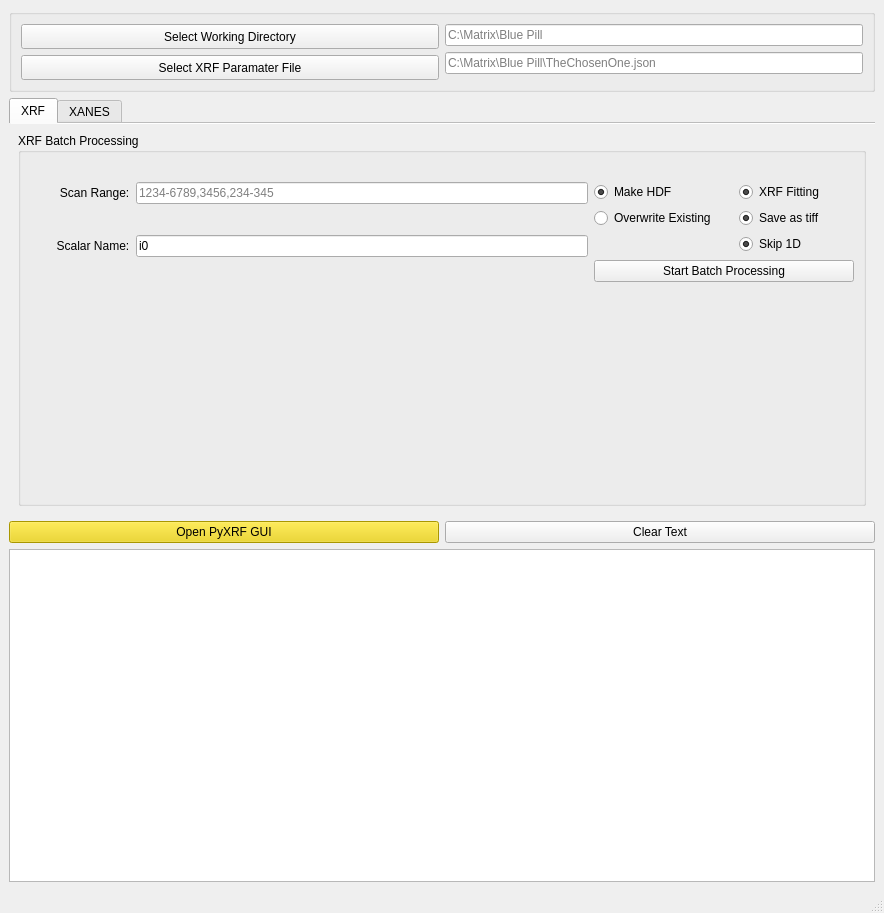
<?xml version="1.0" encoding="UTF-8"?>
<ui version="4.0">
 <author>Ajith</author>
 <class>MainWindow</class>
 <widget class="QMainWindow" name="MainWindow">
  <property name="geometry">
   <rect>
    <x>0</x>
    <y>0</y>
    <width>884</width>
    <height>913</height>
   </rect>
  </property>
  <property name="windowTitle">
   <string>MainWindow</string>
  </property>
  <property name="styleSheet">
   <string notr="true">QPushButton {
border: 1px solid #555;
border-radius: 5px;
background: qradialgradient(cx: 0.3, cy: -0.1,
fx: 0.7, fy: 0.1,
radius: 1, stop: 0 #fff, stop: 1 #888);
	background-color: rgb(188, 191, 185);
}

QProgressBar {
    border: 2px solid grey;
    border-radius: 5px;
}

QProgressBar::chunk {
    background-color: orange;
    width: 20px;
}

QProgressBar {
    border: 2px solid grey;
    border-radius: 5px;
    text-align: center;
}

QGroupBox:title {
    subcontrol-origin: margin;
    subcontrol-position:top  left;
}

QGroupBox { 
     border: 1.5px solid gray; 
     border-radius: 3px; 
	 font-size:18px;
	 font-weight: bold;
 } 

QPushButton:hover{ 
	background-color: rgb(255, 255, 0); 
	}

QPushButton:pressed{ 
	background-color: rgb(0,255, 0); 
	}

x</string>
  </property>
  <widget class="QWidget" name="centralwidget">
   <property name="styleSheet">
    <string notr="true"/>
   </property>
   <layout class="QGridLayout" name="gridLayout_14">
    <item row="1" column="0" colspan="2">
     <widget class="QTabWidget" name="tabWidget">
      <property name="enabled">
       <bool>true</bool>
      </property>
      <property name="autoFillBackground">
       <bool>false</bool>
      </property>
      <property name="styleSheet">
       <string notr="true"/>
      </property>
      <property name="currentIndex">
       <number>0</number>
      </property>
      <property name="documentMode">
       <bool>true</bool>
      </property>
      <widget class="QWidget" name="tab_2">
       <attribute name="title">
        <string>XRF</string>
       </attribute>
       <layout class="QGridLayout" name="gridLayout_13">
        <item row="0" column="0">
         <widget class="QGroupBox" name="groupBox_3">
          <property name="title">
           <string>XRF Batch Processing</string>
          </property>
          <layout class="QGridLayout" name="gridLayout_36">
           <item row="0" column="0">
            <widget class="QLabel" name="label_23">
             <property name="sizePolicy">
              <sizepolicy hsizetype="Preferred" vsizetype="Fixed">
               <horstretch>0</horstretch>
               <verstretch>0</verstretch>
              </sizepolicy>
             </property>
             <property name="text">
              <string/>
             </property>
            </widget>
           </item>
           <item row="2" column="0" rowspan="2">
            <layout class="QGridLayout" name="gridLayout_6">
             <property name="rightMargin">
              <number>0</number>
             </property>
             <item row="0" column="0">
              <widget class="QLabel" name="label_10">
               <property name="text">
                <string>        Scalar Name:</string>
               </property>
              </widget>
             </item>
             <item row="0" column="1">
              <widget class="QLineEdit" name="le_sclr_2">
               <property name="text">
                <string>i0</string>
               </property>
               <property name="placeholderText">
                <string>Fe_K</string>
               </property>
              </widget>
             </item>
            </layout>
           </item>
           <item row="1" column="0">
            <layout class="QGridLayout" name="gridLayout_11">
             <item row="0" column="0">
              <widget class="QLabel" name="label_22">
               <property name="sizePolicy">
                <sizepolicy hsizetype="Fixed" vsizetype="Fixed">
                 <horstretch>0</horstretch>
                 <verstretch>0</verstretch>
                </sizepolicy>
               </property>
               <property name="text">
                <string>         Scan Range:</string>
               </property>
              </widget>
             </item>
             <item row="0" column="1">
              <widget class="QLineEdit" name="le_XRFBatchSID">
               <property name="placeholderText">
                <string>1234-6789,3456,234-345</string>
               </property>
              </widget>
             </item>
            </layout>
           </item>
           <item row="3" column="1">
            <widget class="QPushButton" name="pb_xrf_start">
             <property name="sizePolicy">
              <sizepolicy hsizetype="Minimum" vsizetype="Fixed">
               <horstretch>0</horstretch>
               <verstretch>0</verstretch>
              </sizepolicy>
             </property>
             <property name="styleSheet">
              <string notr="true"/>
             </property>
             <property name="text">
              <string>  Start Batch Processing  </string>
             </property>
            </widget>
           </item>
           <item row="1" column="1" rowspan="2">
            <layout class="QGridLayout" name="gridLayout_35">
             <item row="0" column="0">
              <widget class="QRadioButton" name="rb_make_hdf">
               <property name="text">
                <string>Make HDF</string>
               </property>
               <property name="checked">
                <bool>true</bool>
               </property>
               <property name="autoExclusive">
                <bool>false</bool>
               </property>
              </widget>
             </item>
             <item row="1" column="0">
              <widget class="QRadioButton" name="rb_h5OverWrite">
               <property name="text">
                <string>Overwrite Existing     </string>
               </property>
               <property name="autoExclusive">
                <bool>false</bool>
               </property>
              </widget>
             </item>
             <item row="1" column="1">
              <widget class="QRadioButton" name="rb_saveXRFTiff">
               <property name="text">
                <string>Save as tiff         </string>
               </property>
               <property name="checked">
                <bool>true</bool>
               </property>
               <property name="autoExclusive">
                <bool>false</bool>
               </property>
              </widget>
             </item>
             <item row="0" column="1">
              <widget class="QRadioButton" name="rb_xrf_fit">
               <property name="text">
                <string>XRF Fitting</string>
               </property>
               <property name="checked">
                <bool>true</bool>
               </property>
               <property name="autoExclusive">
                <bool>false</bool>
               </property>
              </widget>
             </item>
             <item row="2" column="1">
              <widget class="QRadioButton" name="rb_skip1d">
               <property name="text">
                <string>Skip 1D</string>
               </property>
               <property name="checked">
                <bool>true</bool>
               </property>
              </widget>
             </item>
            </layout>
           </item>
           <item row="4" column="0">
            <spacer name="verticalSpacer_2">
             <property name="orientation">
              <enum>Qt::Vertical</enum>
             </property>
             <property name="sizeHint" stdset="0">
              <size>
               <width>20</width>
               <height>40</height>
              </size>
             </property>
            </spacer>
           </item>
          </layout>
         </widget>
        </item>
       </layout>
      </widget>
      <widget class="QWidget" name="tab">
       <attribute name="title">
        <string>XANES</string>
       </attribute>
       <layout class="QGridLayout" name="gridLayout_34">
        <item row="2" column="0">
         <spacer name="verticalSpacer">
          <property name="orientation">
           <enum>Qt::Vertical</enum>
          </property>
          <property name="sizeHint" stdset="0">
           <size>
            <width>20</width>
            <height>40</height>
           </size>
          </property>
         </spacer>
        </item>
        <item row="4" column="0">
         <widget class="QGroupBox" name="groupBox_5">
          <property name="title">
           <string>Batch it</string>
          </property>
          <layout class="QGridLayout" name="gridLayout_5">
           <property name="horizontalSpacing">
            <number>25</number>
           </property>
           <item row="1" column="0">
            <widget class="QPushButton" name="pb_addTobBatch">
             <property name="text">
              <string>Add to Batch Job</string>
             </property>
            </widget>
           </item>
           <item row="1" column="1">
            <widget class="QPushButton" name="pb_showBatch">
             <property name="enabled">
              <bool>true</bool>
             </property>
             <property name="text">
              <string>Show Batch File</string>
             </property>
            </widget>
           </item>
           <item row="1" column="3">
            <widget class="QPushButton" name="pb_runBatch">
             <property name="text">
              <string>Run Batch</string>
             </property>
            </widget>
           </item>
           <item row="0" column="0">
            <widget class="QLabel" name="label_20">
             <property name="text">
              <string/>
             </property>
            </widget>
           </item>
           <item row="1" column="4">
            <widget class="QPushButton" name="pb_clear_batch">
             <property name="enabled">
              <bool>true</bool>
             </property>
             <property name="styleSheet">
              <string notr="true"/>
             </property>
             <property name="text">
              <string>Clear Batch File</string>
             </property>
            </widget>
           </item>
           <item row="2" column="0" colspan="5">
            <widget class="QProgressBar" name="xanes_batch_progress">
             <property name="styleSheet">
              <string notr="true">QProgressBar
{
border: solid grey;
border-radius: 15px;
color: black;
}
QProgressBar::chunk 
{
background-color: #05B8CC;
border-radius :15px;
}      
</string>
             </property>
             <property name="value">
              <number>24</number>
             </property>
            </widget>
           </item>
          </layout>
         </widget>
        </item>
        <item row="1" column="0">
         <layout class="QGridLayout" name="gridLayout_33">
          <property name="spacing">
           <number>25</number>
          </property>
          <item row="0" column="0" colspan="2">
           <layout class="QGridLayout" name="gridLayout_31">
            <item row="0" column="0">
             <widget class="QPushButton" name="pb_ref">
              <property name="sizePolicy">
               <sizepolicy hsizetype="Preferred" vsizetype="Minimum">
                <horstretch>0</horstretch>
                <verstretch>0</verstretch>
               </sizepolicy>
              </property>
              <property name="text">
               <string>Select XANES Reference File (optional)</string>
              </property>
             </widget>
            </item>
            <item row="0" column="1">
             <widget class="QLineEdit" name="le_ref">
              <property name="sizePolicy">
               <sizepolicy hsizetype="Preferred" vsizetype="Fixed">
                <horstretch>0</horstretch>
                <verstretch>0</verstretch>
               </sizepolicy>
              </property>
              <property name="placeholderText">
               <string>C:\Matrix\Blue Pill\Morpheus.csv</string>
              </property>
             </widget>
            </item>
           </layout>
          </item>
          <item row="1" column="0">
           <layout class="QGridLayout" name="gridLayout_32">
            <property name="horizontalSpacing">
             <number>50</number>
            </property>
            <property name="verticalSpacing">
             <number>10</number>
            </property>
            <item row="0" column="0">
             <layout class="QGridLayout" name="gridLayout_23">
              <item row="0" column="0">
               <widget class="QLabel" name="label_3">
                <property name="text">
                 <string>XANES Element </string>
                </property>
               </widget>
              </item>
              <item row="0" column="1">
               <widget class="QLineEdit" name="xanes_elem">
                <property name="text">
                 <string>S_K</string>
                </property>
                <property name="placeholderText">
                 <string>Fe_K</string>
                </property>
               </widget>
              </item>
             </layout>
            </item>
            <item row="1" column="0">
             <layout class="QGridLayout" name="gridLayout_29">
              <item row="0" column="0">
               <widget class="QLabel" name="label_4">
                <property name="text">
                 <string>Alignemnt Element</string>
                </property>
               </widget>
              </item>
              <item row="0" column="1">
               <widget class="QLineEdit" name="alignment_elem">
                <property name="text">
                 <string>P_K</string>
                </property>
                <property name="placeholderText">
                 <string>Pt_L</string>
                </property>
               </widget>
              </item>
             </layout>
            </item>
           </layout>
          </item>
          <item row="1" column="1">
           <layout class="QGridLayout" name="gridLayout_30">
            <item row="0" column="0" colspan="3">
             <layout class="QGridLayout" name="gridLayout_3">
              <item row="0" column="0">
               <widget class="QLabel" name="label_8">
                <property name="text">
                 <string>Scalar Name</string>
                </property>
               </widget>
              </item>
              <item row="0" column="1">
               <widget class="QLineEdit" name="le_sclr">
                <property name="text">
                 <string>i0</string>
                </property>
                <property name="placeholderText">
                 <string>Fe_K</string>
                </property>
               </widget>
              </item>
             </layout>
            </item>
            <item row="1" column="0">
             <widget class="QCheckBox" name="cb_align">
              <property name="text">
               <string>Align</string>
              </property>
             </widget>
            </item>
            <item row="1" column="1">
             <widget class="QCheckBox" name="ch_b_save_all_tiffs">
              <property name="text">
               <string>Save All Elem Stacks</string>
              </property>
              <property name="checked">
               <bool>true</bool>
              </property>
             </widget>
            </item>
            <item row="1" column="2">
             <widget class="QCheckBox" name="ch_b_baseline">
              <property name="sizePolicy">
               <sizepolicy hsizetype="Fixed" vsizetype="Fixed">
                <horstretch>0</horstretch>
                <verstretch>0</verstretch>
               </sizepolicy>
              </property>
              <property name="text">
               <string>Subtract Pre-edge</string>
              </property>
             </widget>
            </item>
           </layout>
          </item>
         </layout>
        </item>
        <item row="0" column="0">
         <layout class="QHBoxLayout" name="horizontalLayout">
          <item>
           <widget class="QLabel" name="label">
            <property name="text">
             <string>First Scan ID:</string>
            </property>
            <property name="alignment">
             <set>Qt::AlignRight|Qt::AlignTrailing|Qt::AlignVCenter</set>
            </property>
           </widget>
          </item>
          <item>
           <widget class="QLineEdit" name="le_startid">
            <property name="sizePolicy">
             <sizepolicy hsizetype="Preferred" vsizetype="Fixed">
              <horstretch>0</horstretch>
              <verstretch>0</verstretch>
             </sizepolicy>
            </property>
            <property name="text">
             <string/>
            </property>
            <property name="placeholderText">
             <string>00000</string>
            </property>
           </widget>
          </item>
          <item>
           <widget class="QLabel" name="label_2">
            <property name="text">
             <string>Last Scan ID:</string>
            </property>
            <property name="alignment">
             <set>Qt::AlignRight|Qt::AlignTrailing|Qt::AlignVCenter</set>
            </property>
           </widget>
          </item>
          <item>
           <widget class="QLineEdit" name="le_lastid">
            <property name="sizePolicy">
             <sizepolicy hsizetype="Preferred" vsizetype="Fixed">
              <horstretch>0</horstretch>
              <verstretch>0</verstretch>
             </sizepolicy>
            </property>
            <property name="text">
             <string/>
            </property>
            <property name="placeholderText">
             <string>00000</string>
            </property>
           </widget>
          </item>
         </layout>
        </item>
        <item row="3" column="0">
         <layout class="QGridLayout" name="gridLayout">
          <property name="horizontalSpacing">
           <number>10</number>
          </property>
          <property name="verticalSpacing">
           <number>20</number>
          </property>
          <item row="0" column="0">
           <widget class="QLabel" name="label_5">
            <property name="sizePolicy">
             <sizepolicy hsizetype="Preferred" vsizetype="Preferred">
              <horstretch>0</horstretch>
              <verstretch>0</verstretch>
             </sizepolicy>
            </property>
            <property name="text">
             <string>Fitting method</string>
            </property>
           </widget>
          </item>
          <item row="0" column="2" colspan="2">
           <widget class="QLabel" name="label_7">
            <property name="sizePolicy">
             <sizepolicy hsizetype="Preferred" vsizetype="Preferred">
              <horstretch>0</horstretch>
              <verstretch>0</verstretch>
             </sizepolicy>
            </property>
            <property name="text">
             <string>Lambda for ADMM:</string>
            </property>
            <property name="alignment">
             <set>Qt::AlignRight|Qt::AlignTrailing|Qt::AlignVCenter</set>
            </property>
           </widget>
          </item>
          <item row="0" column="4">
           <widget class="QLineEdit" name="nnls_lamda">
            <property name="sizePolicy">
             <sizepolicy hsizetype="Preferred" vsizetype="Preferred">
              <horstretch>0</horstretch>
              <verstretch>0</verstretch>
             </sizepolicy>
            </property>
            <property name="focusPolicy">
             <enum>Qt::StrongFocus</enum>
            </property>
            <property name="text">
             <string>5</string>
            </property>
            <property name="placeholderText">
             <string>Lambda for ADMM</string>
            </property>
           </widget>
          </item>
          <item row="0" column="1">
           <widget class="QComboBox" name="cb_fittin_method">
            <property name="sizePolicy">
             <sizepolicy hsizetype="Preferred" vsizetype="Preferred">
              <horstretch>0</horstretch>
              <verstretch>0</verstretch>
             </sizepolicy>
            </property>
            <item>
             <property name="text">
              <string>nnls</string>
             </property>
            </item>
            <item>
             <property name="text">
              <string>admm</string>
             </property>
            </item>
           </widget>
          </item>
          <item row="1" column="0">
           <widget class="QLabel" name="label_6">
            <property name="text">
             <string>Work Flow</string>
            </property>
           </widget>
          </item>
          <item row="0" column="6">
           <widget class="QLineEdit" name="energy_shift">
            <property name="sizePolicy">
             <sizepolicy hsizetype="Preferred" vsizetype="Preferred">
              <horstretch>0</horstretch>
              <verstretch>0</verstretch>
             </sizepolicy>
            </property>
            <property name="focusPolicy">
             <enum>Qt::StrongFocus</enum>
            </property>
            <property name="text">
             <string>0</string>
            </property>
            <property name="placeholderText">
             <string>Lambda for ADMM</string>
            </property>
           </widget>
          </item>
          <item row="0" column="5">
           <widget class="QLabel" name="label_9">
            <property name="sizePolicy">
             <sizepolicy hsizetype="Preferred" vsizetype="Preferred">
              <horstretch>0</horstretch>
              <verstretch>0</verstretch>
             </sizepolicy>
            </property>
            <property name="text">
             <string>Energy Shift (eV)</string>
            </property>
           </widget>
          </item>
          <item row="1" column="3" colspan="2">
           <widget class="QPushButton" name="pb_start">
            <property name="styleSheet">
             <string notr="true"/>
            </property>
            <property name="text">
             <string>Go</string>
            </property>
           </widget>
          </item>
          <item row="1" column="5" colspan="2">
           <widget class="QPushButton" name="pb_close_plots">
            <property name="styleSheet">
             <string notr="true"/>
            </property>
            <property name="text">
             <string>Close All Plots</string>
            </property>
           </widget>
          </item>
          <item row="1" column="1" colspan="2">
           <widget class="QComboBox" name="cb_process">
            <property name="sizePolicy">
             <sizepolicy hsizetype="Expanding" vsizetype="Fixed">
              <horstretch>0</horstretch>
              <verstretch>0</verstretch>
             </sizepolicy>
            </property>
            <item>
             <property name="text">
              <string>load_and_process</string>
             </property>
            </item>
            <item>
             <property name="text">
              <string>process</string>
             </property>
            </item>
            <item>
             <property name="text">
              <string>build_xanes_map</string>
             </property>
            </item>
           </widget>
          </item>
         </layout>
        </item>
       </layout>
      </widget>
     </widget>
    </item>
    <item row="5" column="0" colspan="2">
     <widget class="QTextEdit" name="pte_status"/>
    </item>
    <item row="2" column="1">
     <widget class="QPushButton" name="pb_clear_updates">
      <property name="sizePolicy">
       <sizepolicy hsizetype="Preferred" vsizetype="Fixed">
        <horstretch>0</horstretch>
        <verstretch>0</verstretch>
       </sizepolicy>
      </property>
      <property name="text">
       <string>Clear Text</string>
      </property>
     </widget>
    </item>
    <item row="0" column="0" colspan="2">
     <widget class="QGroupBox" name="groupBox">
      <property name="sizePolicy">
       <sizepolicy hsizetype="Preferred" vsizetype="Preferred">
        <horstretch>0</horstretch>
        <verstretch>0</verstretch>
       </sizepolicy>
      </property>
      <property name="styleSheet">
       <string notr="true"/>
      </property>
      <property name="title">
       <string/>
      </property>
      <layout class="QGridLayout" name="gridLayout_7">
       <item row="0" column="0">
        <layout class="QGridLayout" name="gridLayout_4">
         <item row="0" column="1">
          <widget class="QLineEdit" name="le_wd">
           <property name="sizePolicy">
            <sizepolicy hsizetype="Preferred" vsizetype="Fixed">
             <horstretch>0</horstretch>
             <verstretch>0</verstretch>
            </sizepolicy>
           </property>
           <property name="placeholderText">
            <string>C:\Matrix\Blue Pill</string>
           </property>
          </widget>
         </item>
         <item row="0" column="0" rowspan="3">
          <layout class="QGridLayout" name="gridLayout_2">
           <item row="0" column="0">
            <widget class="QPushButton" name="pb_wd">
             <property name="sizePolicy">
              <sizepolicy hsizetype="Preferred" vsizetype="Minimum">
               <horstretch>0</horstretch>
               <verstretch>0</verstretch>
              </sizepolicy>
             </property>
             <property name="text">
              <string>Select Working Directory</string>
             </property>
            </widget>
           </item>
           <item row="1" column="0">
            <widget class="QPushButton" name="pb_param">
             <property name="sizePolicy">
              <sizepolicy hsizetype="Preferred" vsizetype="Minimum">
               <horstretch>0</horstretch>
               <verstretch>0</verstretch>
              </sizepolicy>
             </property>
             <property name="text">
              <string>Select XRF Paramater File</string>
             </property>
            </widget>
           </item>
          </layout>
         </item>
         <item row="1" column="1">
          <widget class="QLineEdit" name="le_param">
           <property name="sizePolicy">
            <sizepolicy hsizetype="Preferred" vsizetype="Fixed">
             <horstretch>0</horstretch>
             <verstretch>0</verstretch>
            </sizepolicy>
           </property>
           <property name="placeholderText">
            <string>C:\Matrix\Blue Pill\TheChosenOne.json</string>
           </property>
          </widget>
         </item>
        </layout>
       </item>
      </layout>
     </widget>
    </item>
    <item row="2" column="0">
     <widget class="QPushButton" name="pb_open_pyxrf">
      <property name="sizePolicy">
       <sizepolicy hsizetype="Preferred" vsizetype="Maximum">
        <horstretch>0</horstretch>
        <verstretch>0</verstretch>
       </sizepolicy>
      </property>
      <property name="styleSheet">
       <string notr="true">background-color: rgb(237, 212, 0);</string>
      </property>
      <property name="text">
       <string>      Open PyXRF GUI      </string>
      </property>
     </widget>
    </item>
   </layout>
  </widget>
  <widget class="QMenuBar" name="menubar">
   <property name="geometry">
    <rect>
     <x>0</x>
     <y>0</y>
     <width>884</width>
     <height>30</height>
    </rect>
   </property>
  </widget>
  <widget class="QStatusBar" name="statusbar"/>
 </widget>
 <resources/>
 <connections/>
</ui>
